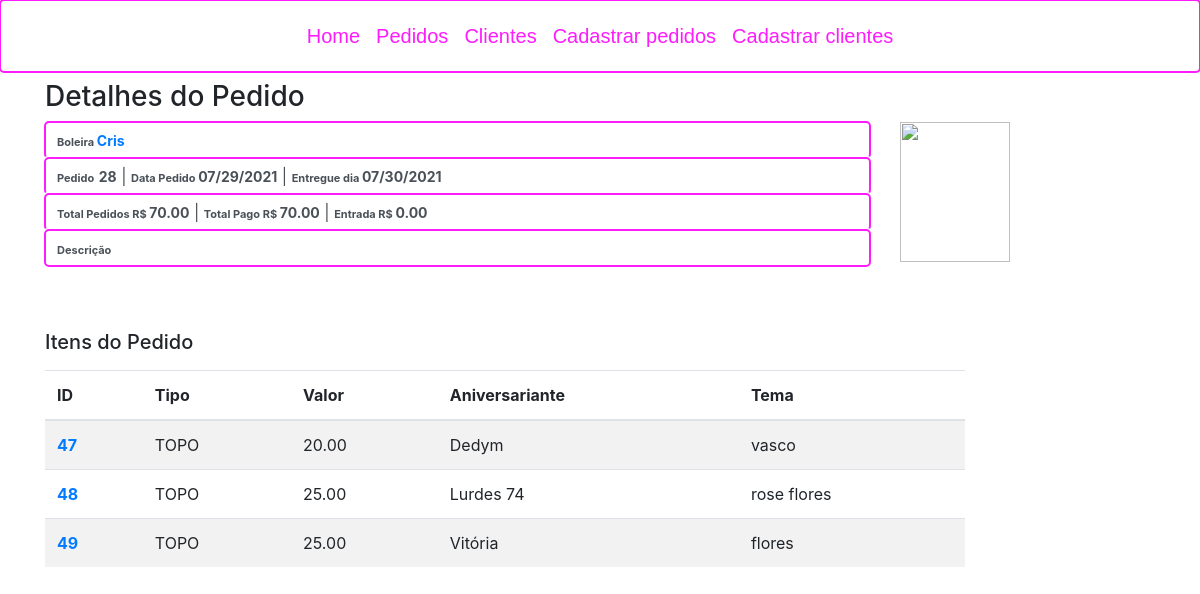
The page /orders/28/detail/ (signed in) on the database its author committed.
### order_control/models.py (models this page shows, shortened)
class Order(models.Model):
    createdAt = models.DateTimeField(auto_now_add=True)
    deliveryAt = models.DateTimeField(null=True, blank=True, verbose_name="Entregar em")
    delivered = models.BooleanField(default=False, verbose_name="Entregue")
    description = models.TextField(max_length=255, null=True, blank=True)
    downPayment = models.DecimalField(max_digits=8, decimal_places=2, verbose_name='Entrada R$', null=True, blank=True, default=0.00)
    totalOrder = models.DecimalField(max_digits=8, decimal_places=2, verbose_name='Total Pedido R$', null=True, blank=True, default=0.00)
    totalPayment = models.DecimalField(max_digits=8, decimal_places=2, verbose_name='Total Pago R$', null=True, blank=True, default=0.00)
    client = models.ForeignKey(Client, on_delete=models.PROTECT, verbose_name='Cliente')

class Client (models.Model):
    createAt = models.DateTimeField(auto_now_add=True)
    name = models.CharField(max_length=255, verbose_name='Nome do Cliente')
    phone = models.CharField(max_length=15, null=True, blank=True, verbose_name='Telefone')
    picture = models.FileField(upload_to='clients/', null=True, blank=True, verbose_name='Foto de Perfil')
    balance = models.DecimalField(max_digits=8, decimal_places=2, default=0.0, verbose_name='Balanço')
    cakeMaker = models.BooleanField(default=False, verbose_name='Boleira')

class BoxTop(models.Model):
    gift = models.BooleanField(default=False, verbose_name="Brinde?")
    type = models.CharField(max_length=255, choices=BOX_TOP_CHOICES)
    theme = models.CharField(max_length=255)
    birthdayName = models.CharField(max_length=255, null=True, blank=True)
    amount = models.DecimalField(max_digits=8, decimal_places=2, default=0.00, verbose_name='Valor total das Caixas R$')
    description = models.CharField(max_length=255, null=True, blank=True)
    storedIn = models.FileField(upload_to='boxes/', null=True, blank=True, verbose_name='Figura')
    order = models.ForeignKey(Order, on_delete=models.PROTECT)

### order_control/views.py (the view)
# urls.py: path('orders/<int:id>/detail/', views.order_details, name='order_detail'),
@login_required(login_url=reverse_lazy('order_control:login'))
def order_details(request, id):
    order = Order.objects.get(id=id)
    order_items = BoxTop.objects.filter(order=order)
    return render(request, 'order_control/order/detail.html',
                  {'order': order, 'order_items': order_items})

### templates/order_control/order/detail.html (shortened to what this page needs)
{% extends "layout.html" %}
{% block content %}
<div class="container" xmlns="http://www.w3.org/1999/html">
        <h3> Detalhes do Pedido </h3>
        <div class="form-group">
            <div class="row">
                <div  id="head" class="col-sm-9" >
                    <div class='form-control'>
                        <span class='label label-default' style='font-size:11px;'>
                            <strong>
                                {% if order.client.cakeMaker%}
                                    Boleira
                                {% else %}
                                    cliente
                                {% endif %}
                            </strong>
                        </span>
                        <span class='label label-default' style='font-size:14px;'  >
                            <a href="{% url 'order_control:client_detail'  order.client.id %}">
                                <strong>{{ order.client.name }}</strong></span>
                    </div>
                    <div class='form-control'>
                        <span class='label label-default' style='font-size:11px;'><strong>Pedido</strong></span>
                        <span class='label label-default' style='font-size:14px;' ><strong>{{ order.id }}</strong></span>
                            |
                            <span class='label label-default' style='font-size:11px;'><strong>Data Pedido </strong></span>
                            <span class='label label-default' style='font-size:14px;' ><strong>{{ order.createdAt|date:"SHORT_DATE_FORMAT" }}</strong></span>
                            {% if order.delivered%}
                                |
                                <span class='label label-default' style='font-size:11px;'><strong>Entregue dia  </strong></span>
                                <span class='label label-default' style='font-size:14px;' ><strong>{{ order.deliveryAt|date:"SHORT_DATE_FORMAT" }}</strong></span>
                            {% endif %}
                    </div>
                    <div class='form-control'>
                        <span class='label label-default' style='font-size:11px;'><strong>Total Pedidos R$ </strong></span>
                        <span class='label label-default' style='font-size:14px;' ><strong>{{ order.totalOrder }}</strong></span>
                         |
                        <span class='label label-default' style='font-size:11px;'><strong>Total Pago R$ </strong></span>
                        <span class='label label-default' style='font-size:14px;' ><strong>{{ order.totalPayment }}</strong></span>
                         |
                        <span class='label label-default' style='font-size:11px;'><strong>Entrada R$ </strong></span>
                        <span class='label label-default' style='font-size:14px;' ><strong>{{ order.downPayment }}</strong></span>
                    </div>
                    <div class='form-control'>
                        <span class='label label-default' style='font-size:11px;'><strong>Descrição</strong></span>
                    </div>
                </div>
                <div id="photo" class="col-sm-3">
                    <img src='{{ MEDIA_URL}}{{ order.client.picture }}' width="110" height="140">
                </div>
            </div>
            <p><h5> Itens do Pedido </h5></p>
            <div class="form-group">
                <div class="row">
                    <div  class="col-sm-10" >
                        <table class="table table-striped table-hover">
                            <thead>
                            <tr>
                                <th>ID</th>
                                <th>Tipo</th>
                                <th>Valor</th>
                                <th>Aniversariante</th>
                                <th>Tema</th>
                            </tr>
                            </thead>
                            <tbody>
                            {% for item in order_items%}
                                <tr>
                                    <td>
                                        <a href="{% url 'order_control:order_items_details' item.id %}">
                                            <strong>{{ item.id }}</strong></span>
                                        </a>
                                    </td>
                                    <td>{{ item.type }}</td>
                                    <td>{{ item.amount }}</td>
                                    <td>{{ item.birthdayName }}</td>
                                    <td>{{ item.theme }}</td>
                                </tr>
                            {% endfor %}
                            </tbody>
                        </table>
                    </div>
                </div>
           </div>
        </div>
    </div>
{% endblock %}

### static/order_control/css/style.css (style rules this page uses)
.form-control, .form-control:focus { box-shadow: 0 0 0 0 rgba(255, 255, 255, 0); border: rgba(255, 255, 255, 0); outline: #fe1bfcff auto 5px ; }

### rows shown on the page
Order: client.name "Cris", id "28", createdAt "07/29/2021", deliveryAt "07/30/2021", totalOrder "70.00", totalPayment "70.00", downPayment "0.00"
BoxTop: id "47", type "TOPO", amount "20.00", birthdayName "Dedym", theme "vasco"
BoxTop: id "48", type "TOPO", amount "25.00", birthdayName "Lurdes 74", theme "rose flores"
BoxTop: id "49", type "TOPO", amount "25.00", birthdayName "Vitória", theme "flores"
